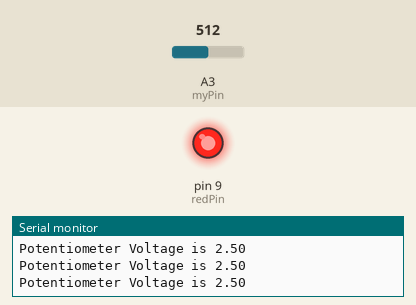
This sketch was run on a simulated Arduino Uno, built with avr-gcc and run on an emulated ATmega328P. Parts: output pins drawn as LEDs (lit = HIGH), the last lines printed to the serial monitor. The inputs (shaded band) are chosen by the test bench; at power-on: A3 (myPin) = 512.

Above: at 1.3 s.
1.4 s: A3 (myPin) set to 605
2.9 s: A3 (myPin) set to 631
At 3.9 s:
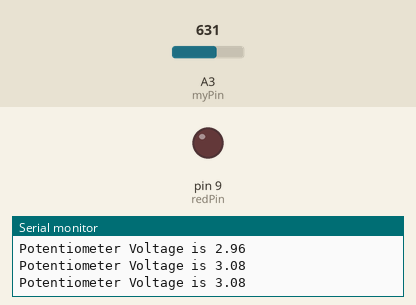
4.5 s: A3 (myPin) set to 511
At 5.1 s:
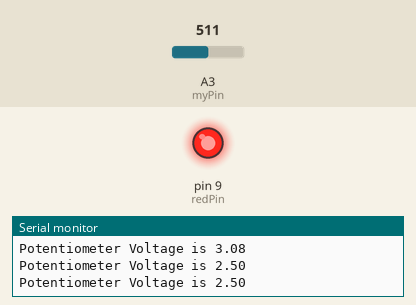
6.0 s: A3 (myPin) set to 417
7.5 s: A3 (myPin) set to 401
At 8.8 s:
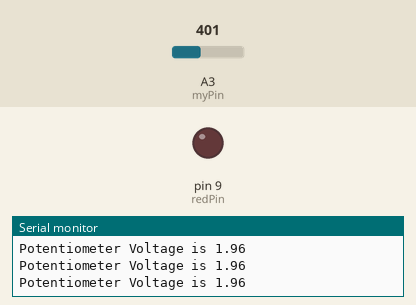
Timing chart, 0 to 10.0 s (numbered marks = the images above; inputs shaded):
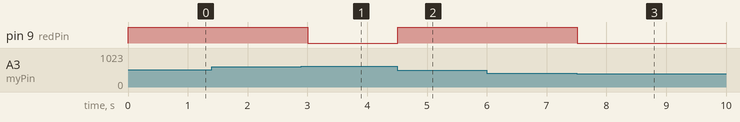

Measured:
- the behaviour switches between 613 and 614 on A3 (myPin) (found by bisection; images 0 and 1)
- the behaviour switches between 410 and 409 on A3 (myPin) (found by bisection; images 2 and 3)
- after the input at 2.9 s, pin 9 (redPin): HIGH → LOW after 0.11 s
- after the input at 4.5 s, pin 9 (redPin): LOW → HIGH at once
- after the input at 7.5 s, pin 9 (redPin): HIGH → LOW at once

The sketch:

LedControlWithPotentiometer.ino
```cpp
int myPin=A3;
int readVal;
float V2;
int redPin=9;
void setup() {
  // put your setup code here, to run once:
  Serial.begin(9600);
  pinMode(myPin,INPUT);
  pinMode(redPin,OUTPUT);
}

void loop() {
  // put your main code here, to run repeatedly:
  readVal=analogRead(myPin);
  V2=(5./1023.)*readVal;
  Serial.print("Potentiometer Voltage is ");
  Serial.println(V2);
  if (V2>1.5 && V2<3.0) {
    digitalWrite(redPin,HIGH);
  }
  if (V2<2.0 || V2>3.0) {
    digitalWrite(redPin,LOW);
  }
  delay(500);
}
```
